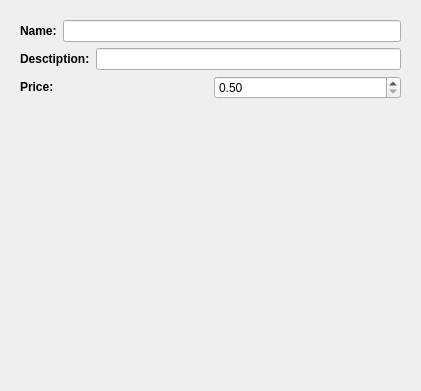
<?xml version="1.0" encoding="UTF-8"?>
<ui version="4.0">
 <class>EditorDelegate</class>
 <widget class="QWidget" name="EditorDelegate">
  <property name="geometry">
   <rect>
    <x>0</x>
    <y>0</y>
    <width>421</width>
    <height>391</height>
   </rect>
  </property>
  <property name="windowTitle">
   <string>Form</string>
  </property>
  <layout class="QHBoxLayout" name="horizontalLayout_6">
   <item>
    <widget class="QStackedWidget" name="stackedWidget">
     <property name="currentIndex">
      <number>0</number>
     </property>
     <widget class="QWidget" name="pageMenuItem">
      <layout class="QVBoxLayout" name="verticalLayout">
       <item>
        <layout class="QHBoxLayout" name="horizontalLayout">
         <item>
          <widget class="QLabel" name="menuItemNameLabel">
           <property name="text">
            <string>&lt;html&gt;&lt;head/&gt;&lt;body&gt;&lt;p&gt;&lt;span style=&quot; font-weight:600;&quot;&gt;Name:&lt;/span&gt;&lt;/p&gt;&lt;/body&gt;&lt;/html&gt;</string>
           </property>
          </widget>
         </item>
         <item>
          <widget class="QLineEdit" name="menuItemNameLineEdit"/>
         </item>
        </layout>
       </item>
       <item>
        <layout class="QHBoxLayout" name="horizontalLayout_2">
         <item>
          <widget class="QLabel" name="menuItemDescriptionLabel">
           <property name="text">
            <string>&lt;html&gt;&lt;head/&gt;&lt;body&gt;&lt;p&gt;&lt;span style=&quot; font-weight:600;&quot;&gt;Desctiption:&lt;/span&gt;&lt;/p&gt;&lt;/body&gt;&lt;/html&gt;</string>
           </property>
          </widget>
         </item>
         <item>
          <widget class="QLineEdit" name="menuItemDescriptionLineEdit"/>
         </item>
        </layout>
       </item>
       <item>
        <layout class="QHBoxLayout" name="horizontalLayout_3">
         <item>
          <widget class="QLabel" name="menuItemPriceLabel">
           <property name="text">
            <string>&lt;html&gt;&lt;head/&gt;&lt;body&gt;&lt;p&gt;&lt;span style=&quot; font-weight:600;&quot;&gt;Price:&lt;/span&gt;&lt;/p&gt;&lt;/body&gt;&lt;/html&gt;</string>
           </property>
          </widget>
         </item>
         <item>
          <widget class="QDoubleSpinBox" name="menuItemPriceSpinBox">
           <property name="minimum">
            <double>0.500000000000000</double>
           </property>
           <property name="maximum">
            <double>500.000000000000000</double>
           </property>
          </widget>
         </item>
        </layout>
       </item>
       <item>
        <spacer name="verticalSpacer">
         <property name="orientation">
          <enum>Qt::Vertical</enum>
         </property>
         <property name="sizeHint" stdset="0">
          <size>
           <width>20</width>
           <height>154</height>
          </size>
         </property>
        </spacer>
       </item>
      </layout>
     </widget>
     <widget class="QWidget" name="pageMenu">
      <property name="enabled">
       <bool>true</bool>
      </property>
      <layout class="QVBoxLayout" name="verticalLayout_2">
       <item>
        <layout class="QHBoxLayout" name="horizontalLayout_4">
         <item>
          <widget class="QLabel" name="menuNameLabel">
           <property name="text">
            <string>Name:</string>
           </property>
          </widget>
         </item>
         <item>
          <widget class="QLineEdit" name="menuNameLineEdit"/>
         </item>
        </layout>
       </item>
       <item>
        <layout class="QHBoxLayout" name="horizontalLayout_5">
         <item>
          <widget class="QLabel" name="menuCildrenCountLabel">
           <property name="text">
            <string>Children count:</string>
           </property>
          </widget>
         </item>
         <item>
          <widget class="QLabel" name="menuCountLabel">
           <property name="text">
            <string/>
           </property>
          </widget>
         </item>
        </layout>
       </item>
       <item>
        <spacer name="verticalSpacer_2">
         <property name="orientation">
          <enum>Qt::Vertical</enum>
         </property>
         <property name="sizeHint" stdset="0">
          <size>
           <width>20</width>
           <height>258</height>
          </size>
         </property>
        </spacer>
       </item>
      </layout>
     </widget>
    </widget>
   </item>
  </layout>
 </widget>
 <resources/>
 <connections/>
</ui>
